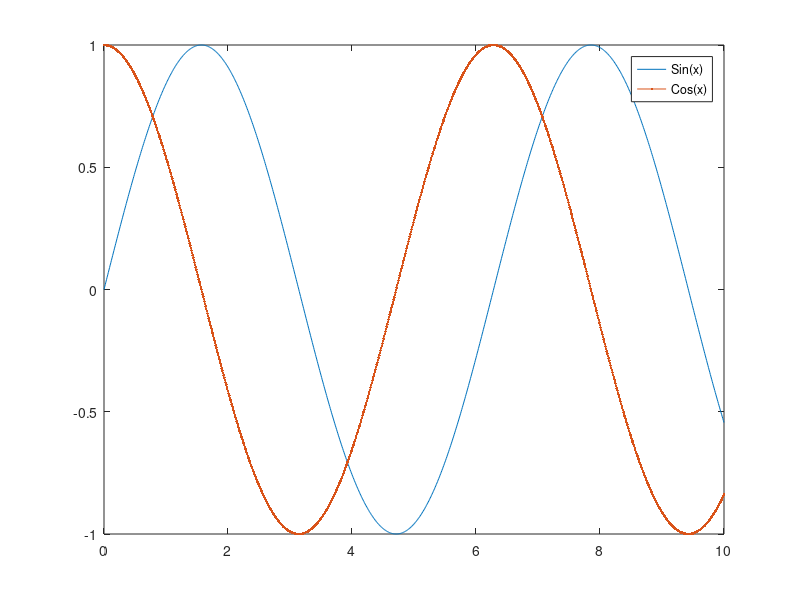

MATLAB code to generate this figure:
% 92000103073 - Raj Chhadia
x = [0 : 0.01: 10];
y = sin(x);
g = cos(x);
plot(x, y, x, g, '.-'), legend('Sin(x)', 'Cos(x)')
